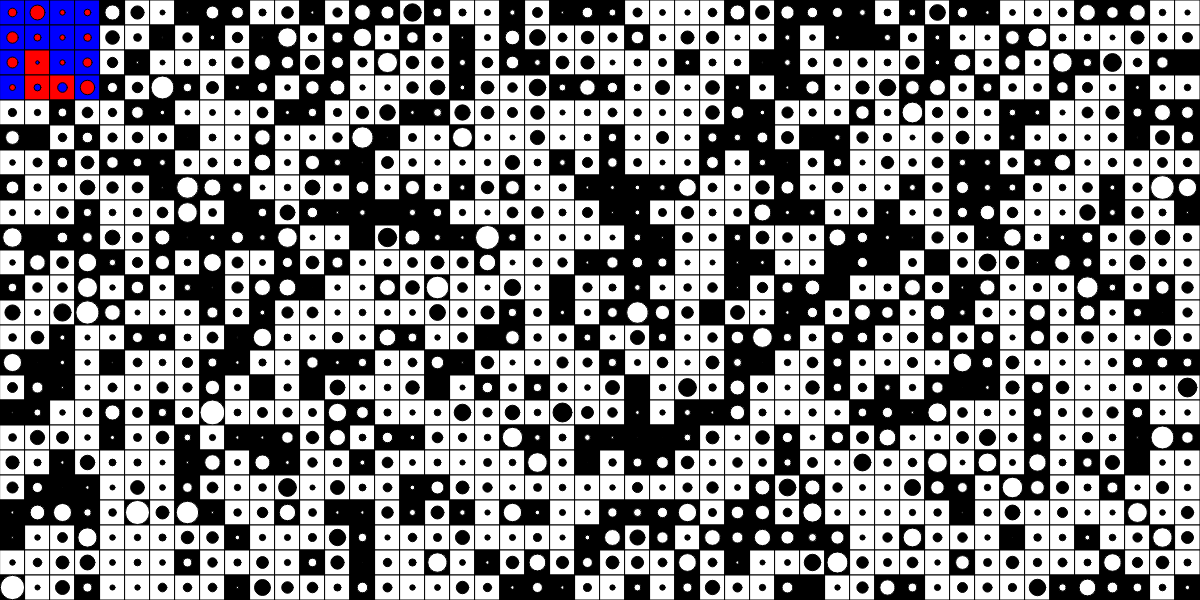
Frame 1 (no input)
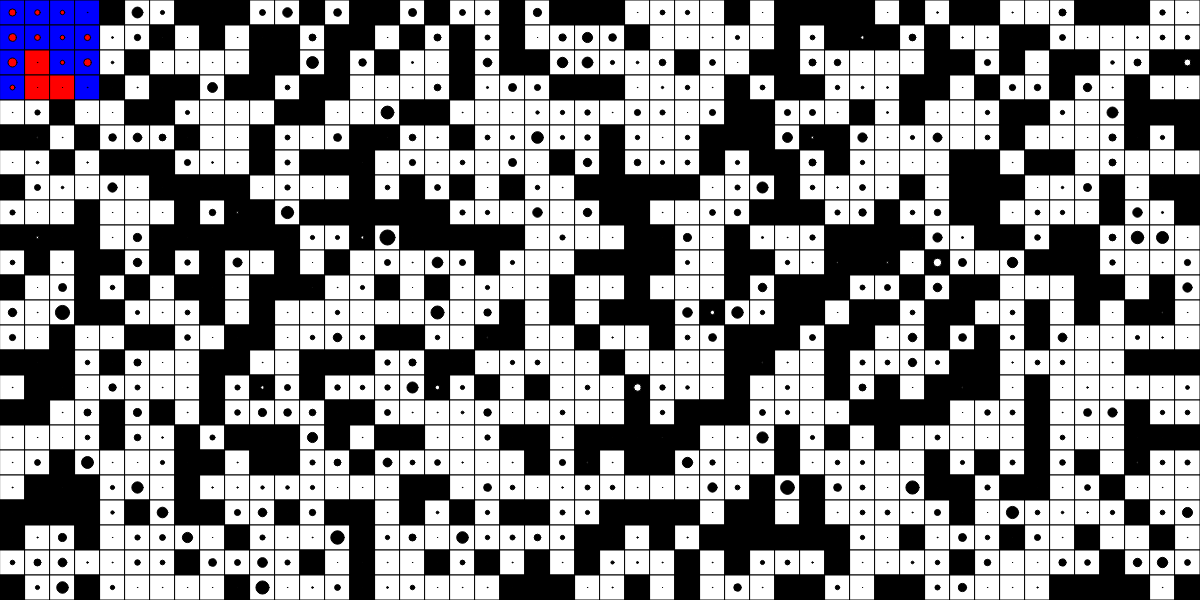
Frame 60 (no input)
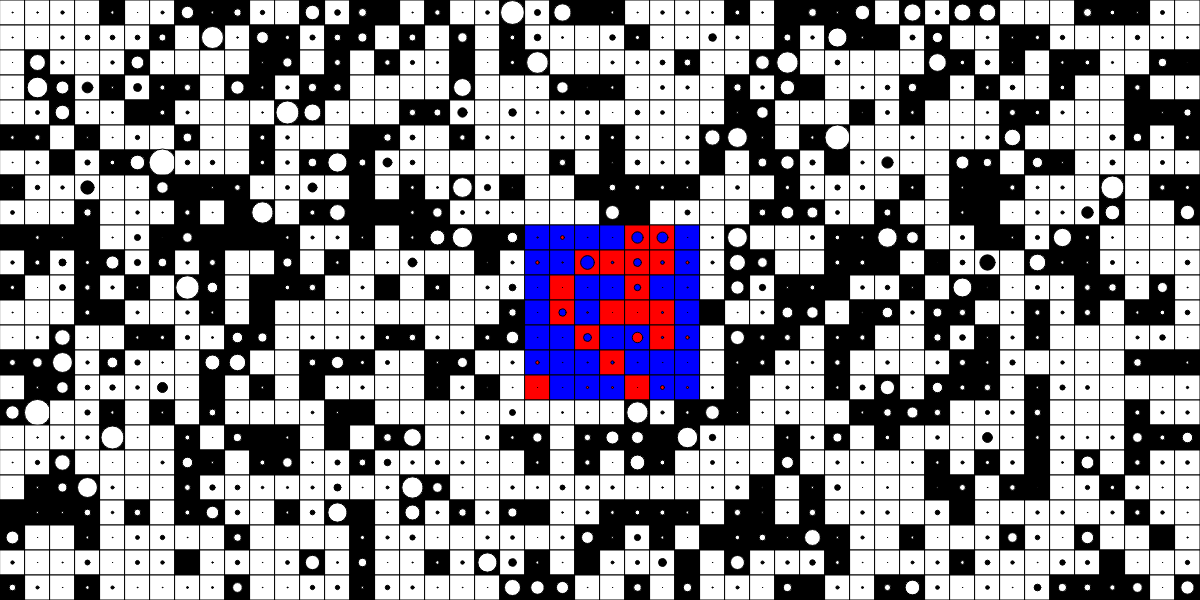
Frame 120 (the mouse pressed at the canvas centre since frame 60)

The p5.js sketch that drew these frames (run headless with seeded random() and noise() and a simulated clock; from frame 60 on, the mouse is pressed at the canvas centre):

// p5.js sketch
// ── sketch.js
let gridStep = 25;


let posX=[], posY=[];
let p=[];
let scaleSpeed = [];
let mouse_clicked = false;

let holes = [];



function setup() {
  var cnv = createCanvas(1200, 600);
  cnv.style('display', 'block');
  background('#FFFFFF');

  
  // holes= new randomHole(0, 0);
  holes = createHoles(holes);
  console.log(holes);
}


function draw() {

  for(let x=0; x<width/gridStep; x++){
    for(let y=0; y<height/gridStep; y++){
      if (holes[x][y].posX <= mouseX + gridStep*3 && holes[x][y].posY <= mouseY + gridStep*3 && holes[x][y].posX >= mouseX - gridStep*3 && holes[x][y].posY >= mouseY -gridStep*3){
        holes[x][y].on = true;
      }else{
        if(holes[x][y].click_on){
          ;
        }else{
          holes[x][y].on = false;
        }
        
          
      }
      holes[x][y].draw();
      holes[x][y].update();
    }
  }
}

function mouseClicked(){
  console.log(mouseButton);

  if (mouseButton === LEFT){
    mouse_clicked = !mouse_clicked;
    for(let x=0; x<width/gridStep; x++){
      for(let y=0; y<height/gridStep; y++){
        if (holes[x][y].posX <= mouseX + gridStep*3 && holes[x][y].posY <= mouseY + gridStep*3 && holes[x][y].posX >= mouseX - gridStep*3 && holes[x][y].posY >= mouseY -gridStep*3){
          holes[x][y].on = true;
          holes[x][y].click_on = true;
        }
      }
    }
  }else if(mouseButton === RIGHT){
    for(let x=0; x<width/gridStep; x++){
      for(let y=0; y<height/gridStep; y++){
          holes[x][y].on = false;
        }
      }
  }
}
  


function createHoles(holes) {
  for(let x=0; x<width/gridStep; x+=1){
    holes[x] = [];
    for(let y=0; y<height/gridStep; y+=1){
      holes[x][y]  = new randomHole(0, 0);
      holes[x][y].set(x, y);
      holes[x][y].draw();
    }
  }
  return holes;
}



class randomHole {
  constructor(posX, posY) {
    this.posX = posX*gridStep;
    this.posY = posY*gridStep;
    
    this.on = false;
    this.click_on = false;
    this.seed = random(0, 100)/100;

    this.minRadius = 0.15;
    this.radius = 0;

    this.scale = 0.1;
  }

  set(xIn, yIn){
    this.posX = xIn*gridStep;
    this.posY = yIn*gridStep;
    this.p = random(0, 100)/100;
    this.maxRadius = gridStep*this.p*this.seed;
    if (this.p < 0.6){
      this.maxRadius += 5;
    }
   
    this.pNow = this.p;
    this.radius = this.maxRadius;
  }


  draw(){
    let c1 = 255;
    // let c2 = 255 - c1;
    if(this.pNow > 0.6){
      c1 = 255;
    }else{
      c1 = 0;
      // this.maxRadius 
    }
    let c2 = 255-c1

    if(this.on){
      // this.pNow = 0.8;
      this.rectColor = color(c1, 0, c2);
      this.cirColor = color(c2, 0, c1);
    }else{
      // this.pNow = this.p;
      this.cirColor = (c1);
      this.rectColor = (c2);
    }


    if(this.posX <= width && this.posY <= height){
      stroke(0);
      fill(this.rectColor);
      rect(this.posX, this.posY, gridStep, gridStep);

      fill(this.cirColor);
      circle(this.posX + gridStep/2, this.posY + gridStep/2, this.radius);
    }
    
      
  }

  update(){
    this.maxRadius = gridStep*this.pNow;
    this.radius *= 1 + this.scale;
    if(this.radius > this.maxRadius || this.radius < this.minRadius){
      this.scale = this.scale * -1;
    }
  }
}
